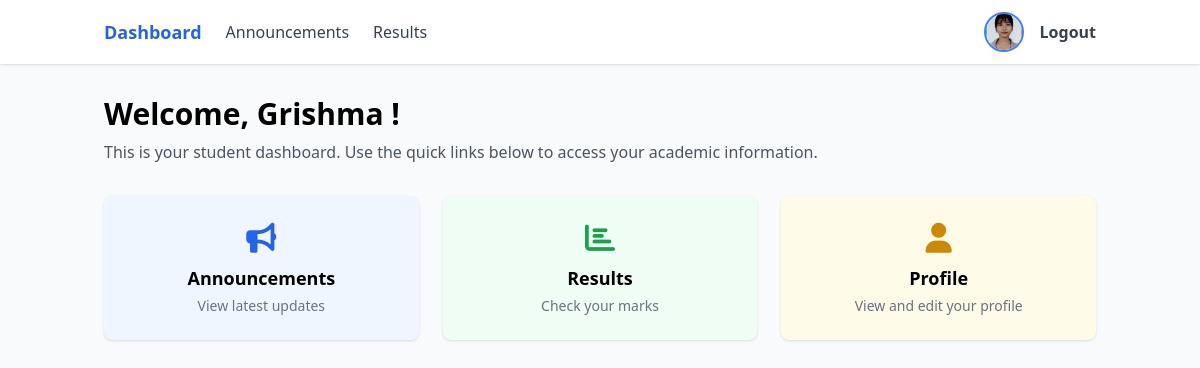
Page /student/dashboard/ (signed in) on the committed database.
### users/models.py (models this page shows, shortened)
class User(AbstractBaseUser, PermissionsMixin):
    ROLE_CHOICES = [
        ('teacher', 'Teacher'),
        ('student', 'Student'),
        ('admin', 'Admin'),
    ]
    email = models.EmailField(unique=True)
    role = models.CharField(max_length=10, choices=ROLE_CHOICES)
    is_active = models.BooleanField(default=True)
    is_staff = models.BooleanField(default=False)
    profile_image = models.ImageField(upload_to=user_profile_image_path, null=True, blank=True)
    full_name = models.CharField(max_length=255, null=True, blank=True)
    bio = models.TextField(null=True, blank=True)
    USERNAME_FIELD = 'email'
    REQUIRED_FIELDS = ['role']
    objects = UserManager()
    @property
    def is_teacher(self):
        return self.role == 'teacher'

### users/views.py (the view)
# urls.py: path('student/dashboard/', views.student_dashboard, name='student_dashboard'),
@login_required
def student_dashboard(request):
    if request.user.role != 'student':
        return redirect('login')
    return render(request, 'users/student_dashboard.html')

### users/templates/users/student_dashboard.html (shortened to what this page needs)
{% extends 'users/base.html' %}
{% block content %}
<div class="mb-8">
    <h1 class="text-3xl font-bold mb-2">Welcome, {{ user.full_name|default:user.email }}!</h1>
    <p class="text-gray-600">This is your student dashboard. Use the quick links below to access your academic information.</p>
</div>
<div class="grid grid-cols-1 md:grid-cols-3 gap-6">
    <a href="/student/announcements/" class="bg-blue-50 hover:bg-blue-100 transition rounded-lg shadow p-6 flex flex-col items-center">
        <i class="fas fa-bullhorn text-3xl text-blue-600 mb-2"></i>
        <span class="font-semibold text-lg">Announcements</span>
        <span class="text-gray-500 text-sm mt-1">View latest updates</span>
    </a>
    <a href="/student/results/" class="bg-green-50 hover:bg-green-100 transition rounded-lg shadow p-6 flex flex-col items-center">
        <i class="fas fa-chart-bar text-3xl text-green-600 mb-2"></i>
        <span class="font-semibold text-lg">Results</span>
        <span class="text-gray-500 text-sm mt-1">Check your marks</span>
    </a>
    <a href="/student/profile/" class="bg-yellow-50 hover:bg-yellow-100 transition rounded-lg shadow p-6 flex flex-col items-center">
        <i class="fas fa-user text-3xl text-yellow-600 mb-2"></i>
        <span class="font-semibold text-lg">Profile</span>
        <span class="text-gray-500 text-sm mt-1">View and edit your profile</span>
    </a>
</div>
{% endblock %}

### users/templates/users/navbar.html
{% if user.is_teacher %}
<nav class="bg-white shadow fixed top-0 left-0 right-0 z-50">
    <div class="container mx-auto px-4 py-3 flex items-center justify-between">
        <div class="flex items-center space-x-6">
            <a href="{% url 'teacher_dashboard' %}" class="text-blue-600 font-bold text-lg">Dashboard</a>
            <a href="{% url 'teacher_announcements' %}" class="text-gray-700 hover:text-blue-600">Announcements</a>
            <a href="{% url 'teacher_results' %}" class="text-gray-700 hover:text-blue-600">Results</a>
            <a href="{% url 'teacher_students' %}" class="text-gray-700 hover:text-blue-600">Students</a>
        </div>
        <div class="flex items-center space-x-4">
            <a href="{% url 'profile' %}" class="flex items-center">
                {% if user.profile_image %}
                    <img src="{{ user.profile_image.url }}" alt="Profile" class="w-10 h-10 rounded-full object-cover border-2 border-blue-500">
                {% else %}
                    <span class="w-10 h-10 flex items-center justify-center rounded-full bg-gray-300 text-gray-600">
                        <i class="fas fa-user"></i>
                    </span>
                {% endif %}
            </a>
            <a href="{% url 'logout' %}" class="text-gray-700 hover:text-red-500 font-semibold">Logout</a>
        </div>
    </div>
</nav>
{% else %}
<nav class="bg-white shadow fixed top-0 left-0 right-0 z-50">
    <div class="container mx-auto px-4 py-3 flex items-center justify-between">
        <div class="flex items-center space-x-6">
            <a href="{% url 'student_dashboard' %}" class="text-blue-600 font-bold text-lg">Dashboard</a>
            <a href="{% url 'student_announcements' %}" class="text-gray-700 hover:text-blue-600">Announcements</a>
            <a href="{% url 'student_results' %}" class="text-gray-700 hover:text-blue-600">Results</a>
        </div>
        <div class="flex items-center space-x-4">
            <a href="{% url 'profile' %}" class="flex items-center">
                {% if user.profile_image %}
                    <img src="{{ user.profile_image.url }}" alt="Profile" class="w-10 h-10 rounded-full object-cover border-2 border-blue-500">
                {% else %}
                    <span class="w-10 h-10 flex items-center justify-center rounded-full bg-gray-300 text-gray-600">
                        <i class="fas fa-user"></i>
                    </span>
                {% endif %}
            </a>
            <a href="{% url 'logout' %}" class="text-gray-700 hover:text-red-500 font-semibold">Logout</a>
        </div>
    </div>
</nav>
{% endif %}

### rows in the picture
User: profile_image (picture), full_name "Grishma"
